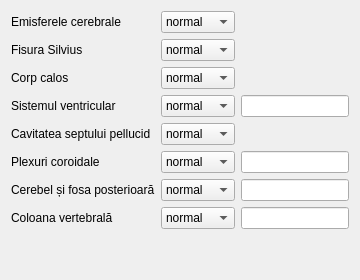
             <widget class="QWidget" name="tab_5">
              <attribute name="title">
               <string>SNC</string>
              </attribute>
              <layout class="QGridLayout" name="gridLayout_70">
               <item row="6" column="0">
                <widget class="QLabel" name="label_166">
                 <property name="text">
                  <string>Cerebel și fosa posterioară</string>
                 </property>
                </widget>
               </item>
               <item row="4" column="0">
                <widget class="QLabel" name="label_gestation2_cavityPellucidSeptum">
                 <property name="text">
                  <string>Cavitatea septului pellucid</string>
                 </property>
                </widget>
               </item>
               <item row="2" column="0">
                <widget class="QLabel" name="label_162">
                 <property name="text">
                  <string>Corp calos</string>
                 </property>
                </widget>
               </item>
               <item row="7" column="0">
                <widget class="QLabel" name="label_167">
                 <property name="text">
                  <string>Coloana vertebrală</string>
                 </property>
                </widget>
               </item>
               <item row="0" column="1">
                <widget class="QComboBox" name="gestation2_hemispheres">
                 <item>
                  <property name="text">
                   <string>normal</string>
                  </property>
                 </item>
                 <item>
                  <property name="text">
                   <string>anormal</string>
                  </property>
                 </item>
                 <item>
                  <property name="text">
                   <string>dificil</string>
                  </property>
                 </item>
                </widget>
               </item>
               <item row="5" column="1">
                <widget class="QComboBox" name="gestation2_choroidalPlex">
                 <item>
                  <property name="text">
                   <string>normal</string>
                  </property>
                 </item>
                 <item>
                  <property name="text">
                   <string>anormal</string>
                  </property>
                 </item>
                 <item>
                  <property name="text">
                   <string>dificil</string>
                  </property>
                 </item>
                </widget>
               </item>
               <item row="0" column="0">
                <widget class="QLabel" name="label_160">
                 <property name="text">
                  <string>Emisferele cerebrale</string>
                 </property>
                </widget>
               </item>
               <item row="3" column="2" colspan="2">
                <widget class="QLineEdit" name="gestation2_ventricularSystem_description"/>
               </item>
               <item row="6" column="2" colspan="2">
                <widget class="QLineEdit" name="gestation2_cerebellum_description"/>
               </item>
               <item row="1" column="0">
                <widget class="QLabel" name="label_gestation2_fissureSilvius">
                 <property name="text">
                  <string>Fisura Silvius</string>
                 </property>
                </widget>
               </item>
               <item row="4" column="1">
                <widget class="QComboBox" name="gestation2_cavityPellucidSeptum">
                 <item>
                  <property name="text">
                   <string>normal</string>
                  </property>
                 </item>
                 <item>
                  <property name="text">
                   <string>anormal</string>
                  </property>
                 </item>
                 <item>
                  <property name="text">
                   <string>dificil</string>
                  </property>
                 </item>
                </widget>
               </item>
               <item row="5" column="2" colspan="2">
                <widget class="QLineEdit" name="gestation2_choroidalPlex_description"/>
               </item>
               <item row="7" column="2" colspan="2">
                <widget class="QLineEdit" name="gestation2_vertebralColumn_description"/>
               </item>
               <item row="2" column="1">
                <widget class="QComboBox" name="gestation2_corpCalos">
                 <item>
                  <property name="text">
                   <string>normal</string>
                  </property>
                 </item>
                 <item>
                  <property name="text">
                   <string>anormal</string>
                  </property>
                 </item>
                 <item>
                  <property name="text">
                   <string>dificil</string>
                  </property>
                 </item>
                </widget>
               </item>
               <item row="3" column="0">
                <widget class="QLabel" name="label_163">
                 <property name="text">
                  <string>Sistemul ventricular</string>
                 </property>
                </widget>
               </item>
               <item row="6" column="1">
                <widget class="QComboBox" name="gestation2_cerebellum">
                 <item>
                  <property name="text">
                   <string>normal</string>
                  </property>
                 </item>
                 <item>
                  <property name="text">
                   <string>anormal</string>
                  </property>
                 </item>
                 <item>
                  <property name="text">
                   <string>dificil</string>
                  </property>
                 </item>
                </widget>
               </item>
               <item row="5" column="0">
                <widget class="QLabel" name="label_165">
                 <property name="text">
                  <string>Plexuri coroidale</string>
                 </property>
                </widget>
               </item>
               <item row="7" column="1">
                <widget class="QComboBox" name="gestation2_vertebralColumn">
                 <item>
                  <property name="text">
                   <string>normal</string>
                  </property>
                 </item>
                 <item>
                  <property name="text">
                   <string>anormal</string>
                  </property>
                 </item>
                 <item>
                  <property name="text">
                   <string>dificil</string>
                  </property>
                 </item>
                </widget>
               </item>
               <item row="3" column="1">
                <widget class="QComboBox" name="gestation2_ventricularSystem">
                 <item>
                  <property name="text">
                   <string>normal</string>
                  </property>
                 </item>
                 <item>
                  <property name="text">
                   <string>anormal</string>
                  </property>
                 </item>
                 <item>
                  <property name="text">
                   <string>dificil</string>
                  </property>
                 </item>
                </widget>
               </item>
               <item row="1" column="1">
                <widget class="QComboBox" name="gestation2_fissureSilvius">
                 <item>
                  <property name="text">
                   <string>normal</string>
                  </property>
                 </item>
                 <item>
                  <property name="text">
                   <string>anormal</string>
                  </property>
                 </item>
                 <item>
                  <property name="text">
                   <string>dificil</string>
                  </property>
                 </item>
                </widget>
               </item>
               <item row="8" column="1">
                <spacer name="verticalSpacer_17">
                 <property name="orientation">
                  <enum>Qt::Orientation::Vertical</enum>
                 </property>
                 <property name="sizeHint" stdset="0">
                  <size>
                   <width>20</width>
                   <height>40</height>
                  </size>
                 </property>
                </spacer>
               </item>
              </layout>
             </widget>
